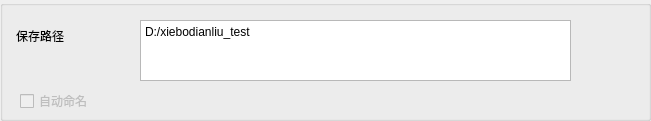
  <widget class="QGroupBox" name="groupBox_15">
   <property name="geometry">
    <rect>
     <x>490</x>
     <y>150</y>
     <width>651</width>
     <height>121</height>
    </rect>
   </property>
   <property name="title">
    <string/>
   </property>
   <widget class="QLabel" name="label_136">
    <property name="geometry">
     <rect>
      <x>16</x>
      <y>26</y>
      <width>121</width>
      <height>20</height>
     </rect>
    </property>
    <property name="text">
     <string>保存路径</string>
    </property>
   </widget>
   <widget class="QTextEdit" name="textEdit_SavePath">
    <property name="geometry">
     <rect>
      <x>140</x>
      <y>20</y>
      <width>431</width>
      <height>61</height>
     </rect>
    </property>
    <property name="html">
     <string>&lt;!DOCTYPE HTML PUBLIC &quot;-//W3C//DTD HTML 4.0//EN&quot; &quot;http://www.w3.org/TR/REC-html40/strict.dtd&quot;&gt;
&lt;html&gt;&lt;head&gt;&lt;meta name=&quot;qrichtext&quot; content=&quot;1&quot; /&gt;&lt;style type=&quot;text/css&quot;&gt;
p, li { white-space: pre-wrap; }
&lt;/style&gt;&lt;/head&gt;&lt;body style=&quot; font-family:'宋体'; font-size:10pt; font-weight:400; font-style:normal;&quot;&gt;
&lt;p style=&quot; margin-top:0px; margin-bottom:0px; margin-left:0px; margin-right:0px; -qt-block-indent:0; text-indent:0px;&quot;&gt;&lt;span style=&quot; font-family:'SimSun'; font-size:9pt;&quot;&gt;D:/xiebodianliu_test&lt;/span&gt;&lt;/p&gt;&lt;/body&gt;&lt;/html&gt;</string>
    </property>
   </widget>
   <widget class="QCheckBox" name="checkBox_AutoName">
    <property name="enabled">
     <bool>false</bool>
    </property>
    <property name="geometry">
     <rect>
      <x>20</x>
      <y>90</y>
      <width>111</width>
      <height>22</height>
     </rect>
    </property>
    <property name="tabletTracking">
     <bool>false</bool>
    </property>
    <property name="text">
     <string>自动命名</string>
    </property>
    <property name="checkable">
     <bool>false</bool>
    </property>
    <property name="checked">
     <bool>false</bool>
    </property>
   </widget>
  </widget>
